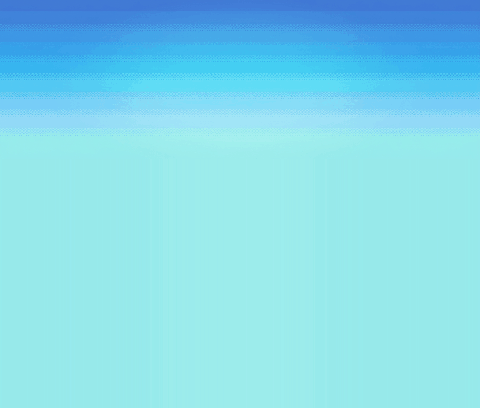
#> input picture source/falaise/ciel_jour_native.png, 480 x 408 px, given in place of junglewaterfallzonepmdsky.png, which was not available
$ python sample.py
#> lines starting #> are read from the running program, lines starting #| are printed output that depends on the picture; after the words box and inside, x2 and y2 are one past the last pixel; in counts of white or black regions, pixels touching at a corner belong together; pictures that were not available may be replaced by others from this repository, and a replacement may not be noted
"""Echantillonneur de references -> configuration stricte du generateur magenta (V2).

Regles calibreessur sondages reels (voir dev) ; recouvrements possibles entre materiaux,
signales mais acceptes (l'audit compare brut et reference avec les MEMES regles).
Metriques par materiau : effectif, couverture, top12, mediane, plages HSV, grain
(run-length patch), dither (fraction de pixels differant du voisin droit >24).
Sorties : config JSON, planche palettes PNG, contraintes prompt TXT, audit bruts JSON.

Resultat marquant : Southern Jungle = ZERO marron (troncs verts sombres uniquement).
Aucun effet a l'import (garde __main__).
"""
from pathlib import Path
import json
import colorsys
import numpy as np
from PIL import Image, ImageDraw

R = Path(__file__).resolve().parents[2]
O = R / 'source/magenta_sampler/configs'


def rules_jungle(rgb):
    r, g, b = rgb[:, :, 0].astype(int), rgb[:, :, 1].astype(int), rgb[:, :, 2].astype(int)
    s = r + g + b
    return {
        'chutes': (b > 110) & (b > r + 15) & (s >= 280) & (s < 560),
        'ecume': (s >= 620),
        'eau_bassins': (b > 40) & (b < 170) & (r < 130) & (s < 300) & (b > r + 5),
        'falaise': (r > 90) & (r < 200) & (r > g + 5) & (g > b - 10) & (s < 480),
        'herbe': (g > 90) & (g > r + 5) & (g > b + 5) & (s < 280),
        'chemin': (g > 120) & (r > 50) & (s >= 240) & (s < 420),
        'buisson': (g > 40) & (g <= 90) & (g > r) & (g > b),
        'rocher': (r > 100) & (abs(r - g) < 30) & (abs(g - b) < 40) & (s >= 330) & (s < 520),
    }


def rules_southern(rgb):
    r, g, b = rgb[:, :, 0].astype(int), rgb[:, :, 1].astype(int), rgb[:, :, 2].astype(int)
    s = r + g + b
    return {
        # PAS de regle marron : echantillon = 0 px marron sur les 3 refs (troncs verts sombres).
        'canopee': (g > 50) & (g > r + 3) & (g > b + 3),
        'futs_verts_sombres': (s < 110) & (g >= r - 3) & (g > b - 8),
        'sol_sable': (r > 130) & (g > 120) & (b < 130) & (r > b + 20),
        'buisson_sombre': (g > 20) & (g <= 50) & (g >= r - 5) & (g >= b - 5),
    }


def grain(mask):
    diff = np.diff(mask.astype(np.int8), axis=1)
    starts = (diff == 1).sum()
    return round(float(mask.sum() / max(starts, 1)), 2)


def dither(rgb, m):
    d = np.abs(rgb[:, :-1].astype(int) - rgb[:, 1:].astype(int)).max(-1) > 24
    z = np.zeros_like(m)
    z[:, :-1] = d & m[:, :-1]
    return round(float(z[m].mean()) if m.sum() else 0.0, 4)


def sample_material(rgb, m):
    px = rgb[m]
    n = len(px)
    if n == 0:
        return dict(pixels=0)
    colors, counts = np.unique(px.reshape(-1, 3), axis=0, return_counts=True)
    top = np.argsort(-counts)[:12]
    pal = [[int(c) for c in colors[i]] + [int(counts[i])] for i in top]
    med = [int(v) for v in np.median(px, axis=0)]
    sub = px[::max(1, n // 4000)]
    hsv = np.array([colorsys.rgb_to_hsv(*(p / 255 for p in q)) for q in sub])
    return dict(pixels=int(n), couverture=round(n / rgb.shape[0] / rgb.shape[1], 4),
                couleurs_distinctes=int(len(colors)), grain_px=grain(m), dither=dither(rgb, m),
                mediane_rgb=med, top12_rgb_effectif=pal,
                hsv_p10=np.percentile(hsv, 10, axis=0).round(3).tolist(),
                hsv_p90=np.percentile(hsv, 90, axis=0).round(3).tolist())


def sample(ref, rules):
    im = Image.open(R / ref).convert('RGB')
    rgb = np.array(im)
    return dict(reference=ref, taille=list(im.size),
                materiaux={mat: sample_material(rgb, m) for mat, m in rules(rgb).items()})


def sheet(cfg, dest):
    mats = list(cfg['materiaux'].items())
    W, H = 980, 46 + 64 * len(mats)
    im = Image.new('RGB', (W, H), (24, 24, 24))
    d = ImageDraw.Draw(im)
    d.text((10, 10), f"{cfg['reference']} — {cfg['taille'][0]}x{cfg['taille'][1]}", fill=(255, 255, 255))
    y = 40
    for mat, s in mats:
        if s.get('pixels', 0) == 0:
            d.text((10, y + 20), f'{mat} : 0 px', fill=(255, 120, 120))
            y += 64
            continue
        d.text((10, y + 20), f"{mat} {s['couverture'] * 100:.1f}% dith{s['dither']}",
               fill=(255, 255, 255))
        for i, (r, g, b, c) in enumerate(s['top12_rgb_effectif']):
            d.rectangle((330 + i * 48, y + 8, 330 + i * 48 + 44, y + 56), fill=(r, g, b))
        d.text((330 + 12 * 48 + 10, y + 20), 'med #%02x%02x%02x' % tuple(s['mediane_rgb']),
               fill=(200, 200, 200))
        y += 64
    im.save(dest)


def prompt_constraints(cfg, extra=()):
    L = [f"Contraintes echantillonnees de {cfg['reference']} ({cfg['taille'][0]}x{cfg['taille'][1]}) :"]
    for mat, s in cfg['materiaux'].items():
        if s.get('pixels', 0) == 0:
            continue
        top3 = ['#%02x%02x%02x' % tuple(c[:3]) for c in s['top12_rgb_effectif'][:3]]
        L.append(f"- {mat} : {s['couverture'] * 100:.1f}%, mediane #{'%02x%02x%02x' % tuple(s['mediane_rgb'])}, "
                 f"refs {', '.join(top3)}, dither {s['dither']}, {s['couleurs_distinctes']} couleurs.")
    L.extend(extra)
    return '\n'.join(L) + '\n'


def audit_brut(brut_path, cfg, rules):
    rgb = np.array(Image.open(brut_path).convert('RGB'))
    rep = {}
    for mat, m in rules(rgb).items():
        ref = cfg['materiaux'].get(mat, {})
        if not ref.get('pixels'):
            continue
        cov = m.sum() / rgb.shape[0] / rgb.shape[1]
        if m.sum() == 0:
            rep[mat] = dict(couverture_brut=0.0, ecart_couverture=round(ref['couverture'], 4),
                            distance_mediane=None)
            continue
        dist = float(np.linalg.norm(np.median(rgb[m], axis=0) - np.array(ref['mediane_rgb'])))
        rep[mat] = dict(couverture_brut=round(float(cov), 4),
                        ecart_couverture=round(float(abs(cov - ref['couverture'])), 4),
                        distance_mediane=round(dist, 1))
    return rep


def main():
    O.mkdir(parents=True, exist_ok=True)
    cfgs = {'jungle': sample('junglewaterfallzonepmdsky.png', rules_jungle),
            'southern': sample('Southern_Jungle_exit_2_S.png', rules_southern)}
#> in sample_material, `n = len(px)`: n = 41938
#> in sample_material, `colors, counts = np.unique(px.reshape(-1, 3), axis=0, return_counts=Tr..`: colors = 54 rows, first 8: [53, 162, 233], [55, 158, 232], [55, 181, 239], [59, 164, 235], [59, 171, 235], [59, 177, 237], [59, 182, 241], [61, 132, 217]; counts = 54 values, max 1773 at index 41, min 94 at index 19, mean 776.6
#> in sample_material, `top = np.argsort(-counts)[:12]`: top = [41, 23, 43, 26, 2, 49, 32, 35, 9, 0, 52, 17]
#> in sample_material, `pal = [[int(c) for c in colors[i]] + [int(counts[i])] for i in top]`: pal = [[68, 206, 242, 1773], [64, 131, 218, 1661], [70, 169, 232, 1553], [65, 122, 212, 1528], [55, 181, 239, 1422], [82, 200, 243, 1414], [65, 187, 239, 1401], [66, 138, 221, 1283], [61, 151, 229, 1264], [53, 162, 233, 1263], [87, 214, 244, 1178], [63, 153, 229, 1154]]
#> in sample_material, `med = [int(v) for v in np.median(px, axis=0)]`: med = [65, 165, 233]
#> in grain, `starts = (diff == 1).sum()`: starts = 921
#> in dither, `d = np.abs(rgb[:, :-1].astype(int) - rgb[:, 1:].astype(int)).max(-1) >..`:
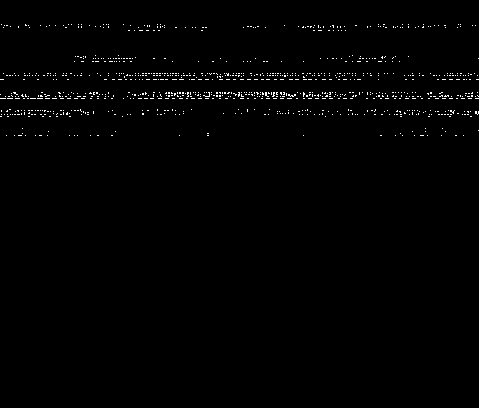
#> d: shape (408, 479) bool; 0.94% white in thin lines or dots, all inside (x1, y1, x2, y2) = (0, 24, 479, 136)
#> in dither, `z[:, :-1] = d & m[:, :-1]`: z: shape (408, 480) bool; 0.43% white in thin lines or dots, all inside (x1, y1, x2, y2) = (0, 24, 479, 115)
#> in sample_material (call 2), `colors, counts = np.unique(px.reshape(-1, 3), axis=0, return_counts=Tr..`: colors = 22 rows, first 8: [150, 234, 236], [150, 235, 235], [150, 236, 235], [151, 225, 244], [151, 230, 240], [151, 233, 236], [151, 234, 235], [151, 234, 238]; counts = 22 values, max 26475 at index 13, min 378 at index 10, mean 3509.1
#> in dither (call 2), `z[:, :-1] = d & m[:, :-1]`: z: shape (408, 480) bool; 0.04% white in thin lines or dots, all inside (x1, y1, x2, y2) = (6, 109, 456, 136)
#> in sample_material (call 6), `colors, counts = np.unique(px.reshape(-1, 3), axis=0, return_counts=Tr..`: colors = 16 rows, first 8: [61, 132, 217], [62, 130, 216], [62, 136, 218], [64, 123, 213], [64, 131, 217], [64, 131, 218], [65, 121, 213], [65, 122, 211]; counts = [445, 644, 473, 523, 295, 1661, 404, 257, 1528, 119, 154, 349, 190, 568, 206, 700]
#> in grain (call 3), `diff = np.diff(mask.astype(np.int8), axis=1)`:
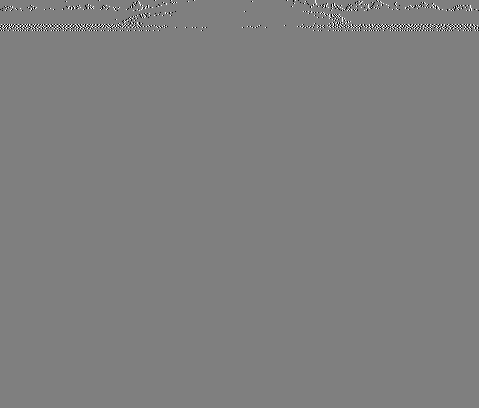
#> diff: shape (408, 479) int8; min -1, max 1, mean -1.02e-05; drawn with min black and max white
#> in grain (call 3), `starts = (diff == 1).sum()`: starts = 912
#> in dither (call 3), `z[:, :-1] = d & m[:, :-1]`: z: shape (408, 480) bool; 0.04% white in thin lines or dots, all inside (x1, y1, x2, y2) = (3, 24, 476, 31)
#> call 2 of sample, with ref = 'Southern_Jungle_exit_2_S.png'
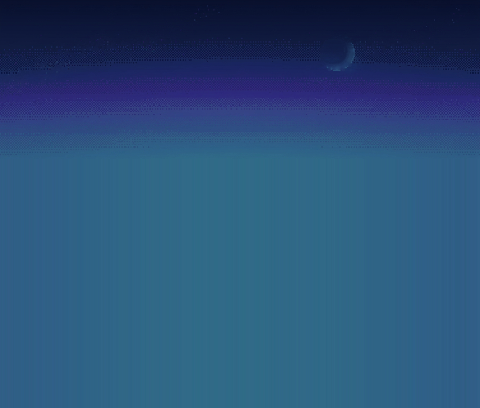
#> input picture source/falaise/ciel_nuit_native.png, 480 x 408 px, given in place of Southern_Jungle_exit_2_S.png, which was not available
#> in rules_southern, `r, g, b = rgb[:, :, 0].astype(int), rgb[:, :, 1].astype(int), rgb[:, :..`:
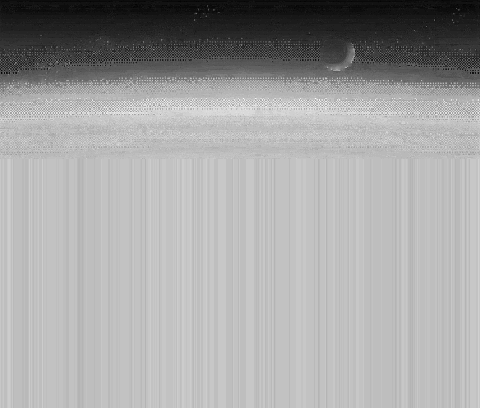
#> r: shape (408, 480) int64; min 6, max 61, mean 41.3; drawn with min black and max white
#> in rules_southern, `r, g, b = rgb[:, :, 0].astype(int), rgb[:, :, 1].astype(int), rgb[:, :..`:
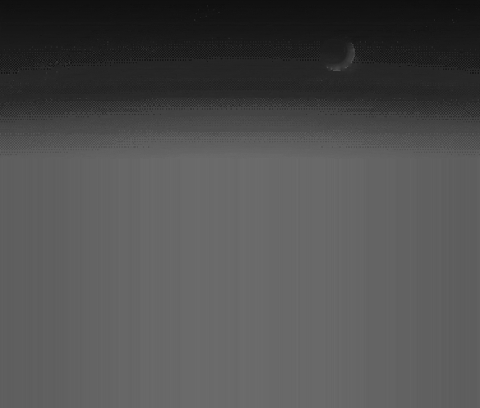
#> g: shape (408, 480) int64; min 14, max 108, mean 80
#> in rules_southern, `s = r + g + b`:
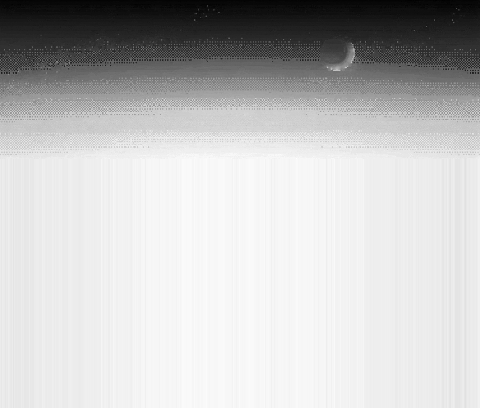
#> s: shape (408, 480) int64; min 65, max 296, mean 241.4; drawn with min black and max white
    extra = {'jungle': [], 'southern': ['- INTERDIT marron : 0 px marron echantillonne (troncs verts sombres).']}
    bruts = {'jungle': ['source/jungle_generee_v2/bruts/terrain_strict.png'],
             'southern': ['source/jungle_generee_v2/bruts/arbres_canoniques.png']}
    rules = {'jungle': rules_jungle, 'southern': rules_southern}
    for name, cfg in cfgs.items():
        (O / f'{name}_config.json').write_text(json.dumps(cfg, indent=1), encoding='utf-8')
        sheet(cfg, O / f'{name}_palette.png')
#> in sheet, `mats = list(cfg['materiaux'].items())`: mats = 8 items
#> in sheet, `W, H = 980, 46 + 64 * len(mats)`: W = 980; H = 558
#> in sheet, `im = Image.new('RGB', (W, H), (24, 24, 24))`: im: PIL image 980x558 RGB; every value is 24
#> the loop in sheet, `for mat, s in mats:` made 8 passes
#> (mat, y) on passes 1 to 8: ('chutes', 104), ('ecume', 168), ('eau_bassins', 232), ('falaise', 296), ('herbe', 360), ('chemin', 424), ('buisson', 488), ('rocher', 552)
#> after the loop in sheet, `for mat, s in mats:`: y = 552
#> in sheet, `im.save(dest)`:
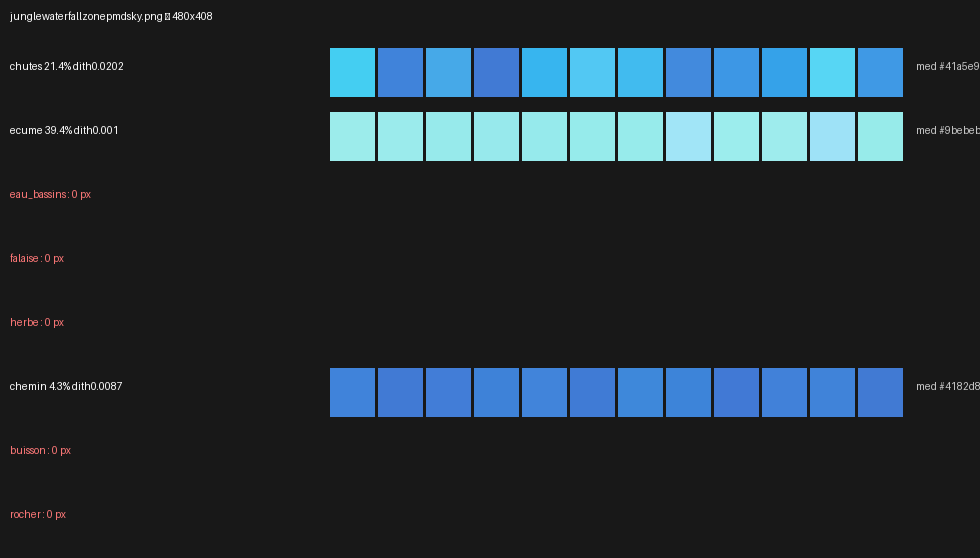
#> saved as jungle_palette.png: PIL image 980x558 RGB; mean R, G, B 35.2, 46.9, 54.4
        (O / f'{name}_contraintes.txt').write_text(prompt_constraints(cfg, extra[name]), encoding='utf-8')
#> the loop in prompt_constraints, `for mat, s in cfg['materiaux'].items():` made 8 passes
#> mat on passes 3, 4, 5, 7, 8: 'eau_bassins', 'falaise', 'herbe', 'buisson', 'rocher'
#> (mat, top3) on passes 1, 2, 6: ('chutes', ['#44cef2', '#4083da', '#46a9e8']), ('ecume', ['#9ceceb', '#9bebec', '#97eaeb']), ('chemin', ['#4083da', '#417ad4', '#427dd7'])
#> after the loop in prompt_constraints, `for mat, s in cfg['materiaux'].items():`: L = 4 items
        audit = {b: audit_brut(R / b, cfg, rules[name]) for b in bruts[name]}
#> the loop in audit_brut, `for mat, m in rules(rgb).items():` made 8 passes
#> (mat, cov) on passes 2, 6: ('ecume', 0), ('chemin', 0)
#> after the loop in audit_brut, `for mat, m in rules(rgb).items():`: rep = 3 items
#> audit = 1 item
        (O / f'{name}_audit_bruts.json').write_text(json.dumps(audit, indent=1), encoding='utf-8')
    print('OK sampler v2 :', sorted(p.name for p in O.iterdir()))


if __name__ == '__main__':
#> (the run stopped early here; a loop or call above may not have finished)
